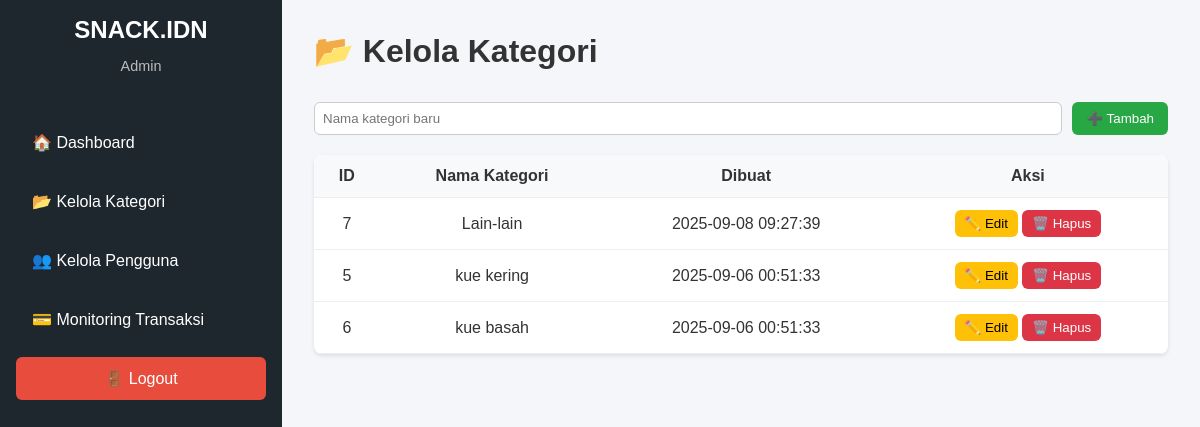
The app's page /public/admin/categories.php (signed in) with its own data.
### tables this page shows
CREATE TABLE `category` (
  `id` int(11) NOT NULL,
  `name` varchar(100) NOT NULL,
  `created_at` datetime DEFAULT current_timestamp()
);

### public/admin/categories.php (the view, shortened to what this page needs)
<?php
require_once __DIR__ . '/../../config/database.php';
$categories = $conn->query("SELECT * FROM category ORDER BY created_at DESC");
?>
<!DOCTYPE html>
<html lang="id">
<head>
  <link rel="stylesheet" href="assets/css/base.css">
  <link rel="stylesheet" href="assets/css/categories.css">
</head>
<body>
  <div class="dashboard-container">
        <?php include __DIR__ . '/sidebar.php'; ?>
        <main class="main-content">
            <header class="main-header">
                <h1>📂 Kelola Kategori</h1>
            </header>
            <section class="content-section">
              <form method="POST" class="category-form">
                <input type="text" name="name" placeholder="Nama kategori baru" required>
                <button type="submit" name="add_category" class="btn-add">➕ Tambah</button>
              </form>
            </section>
            <section class="content-section category-list">
              <table>
                <thead>
                  <tr>
                    <th>ID</th>
                    <th>Nama Kategori</th>
                    <th>Dibuat</th>
                    <th>Aksi</th>
                  </tr>
                </thead>
                <tbody>
                  <?php while($row = $categories->fetch_assoc()): ?>
                  <tr>
                    <td><?= $row['id'] ?></td>
                    <td><?= htmlspecialchars($row['name']) ?></td>
                    <td><?= $row['created_at'] ?></td>
                    <td>
                      <button type="button" class="btn-edit" onclick="openEditModal(<?= $row['id'] ?>, '<?= htmlspecialchars($row['name']) ?>')">✏️ Edit</button>
                      <form method="POST" style="display:inline;" onsubmit="return confirm('Yakin hapus kategori ini?')">
                        <button type="submit" name="delete_category" class="btn-delete">🗑️ Hapus</button>
                      </form>
                    </td>
                  </tr>
                  <?php endwhile; ?>
                </tbody>
              </table>
            </section>
        </main>
  </div>
</body>
</html>

### public/admin/assets/css/base.css (style rules this page uses)
body { margin: 0; font-family: 'Poppins', sans-serif; background: #f5f6fa; color: #333; }
.dashboard-container { display: flex; min-height: 100vh; }
.main-content { flex: 1; padding: 2rem; }
.main-header h1 { margin: 0 0 2rem 0; }

### public/admin/assets/css/categories.css (style rules this page uses)
.category-form { margin-bottom: 20px; display: flex; gap: 10px; }
.category-form input { flex: 1; padding: 8px; border: 1px solid #ccc; border-radius: 6px; }
.btn-add { background: #28a745; border: none; color: white; padding: 8px 14px; border-radius: 6px; cursor: pointer; }
.category-list table { width: 100%; border-collapse: collapse; background: white; border-radius: 8px; overflow: hidden; box-shadow: 0 2px 4px rgba(0,0,0,0.1); }
.category-list th, .category-list td { padding: 12px; text-align: center; border-bottom: 1px solid #eee; }
.category-list th { background: #f8f9fa; }
.btn-edit { background: #ffc107; border: none; padding: 6px 10px; border-radius: 6px; cursor: pointer; }
.btn-delete { background: #dc3545; border: none; padding: 6px 10px; border-radius: 6px; cursor: pointer; color: white; }

### records on screen
category: id "7", name "Lain-lain", created_at "2025-09-08 09:27:39"
category: id "5", name "kue kering", created_at "2025-09-06 00:51:33"
category: id "6", name "kue basah", created_at "2025-09-06 00:51:33"
